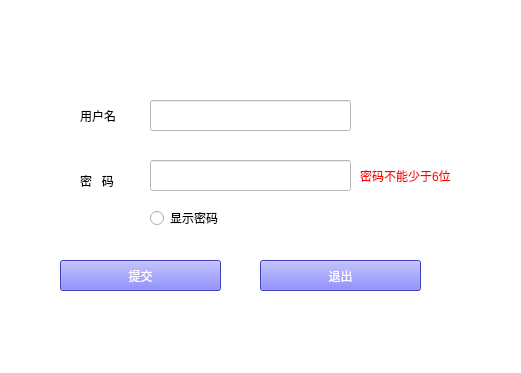
<?xml version="1.0" encoding="UTF-8"?>
<ui version="4.0">
 <class>Form</class>
 <widget class="QWidget" name="Form">
  <property name="geometry">
   <rect>
    <x>0</x>
    <y>0</y>
    <width>521</width>
    <height>373</height>
   </rect>
  </property>
  <property name="windowTitle">
   <string>Form</string>
  </property>
  <property name="styleSheet">
   <string notr="true">background-color: rgb(255, 255, 255);</string>
  </property>
  <widget class="QPushButton" name="r_save">
   <property name="geometry">
    <rect>
     <x>60</x>
     <y>260</y>
     <width>161</width>
     <height>31</height>
    </rect>
   </property>
   <property name="styleSheet">
    <string notr="true">background-color: rgb(85, 85, 255);
color: rgb(255, 255, 255);
font: 14pt &quot;Algerian&quot;;</string>
   </property>
   <property name="text">
    <string>提交</string>
   </property>
  </widget>
  <widget class="QLineEdit" name="r_name">
   <property name="geometry">
    <rect>
     <x>150</x>
     <y>100</y>
     <width>201</width>
     <height>31</height>
    </rect>
   </property>
   <property name="placeholderText">
    <string/>
   </property>
  </widget>
  <widget class="QLineEdit" name="r_passWord">
   <property name="geometry">
    <rect>
     <x>150</x>
     <y>160</y>
     <width>201</width>
     <height>31</height>
    </rect>
   </property>
   <property name="echoMode">
    <enum>QLineEdit::Password</enum>
   </property>
   <property name="placeholderText">
    <string/>
   </property>
  </widget>
  <widget class="QLabel" name="label">
   <property name="geometry">
    <rect>
     <x>80</x>
     <y>100</y>
     <width>61</width>
     <height>31</height>
    </rect>
   </property>
   <property name="styleSheet">
    <string notr="true">font: 14pt &quot;Algerian&quot;;</string>
   </property>
   <property name="text">
    <string>用户名</string>
   </property>
  </widget>
  <widget class="QLabel" name="label_2">
   <property name="geometry">
    <rect>
     <x>80</x>
     <y>170</y>
     <width>61</width>
     <height>21</height>
    </rect>
   </property>
   <property name="styleSheet">
    <string notr="true">font: 14pt &quot;Algerian&quot;;</string>
   </property>
   <property name="text">
    <string>密   码</string>
   </property>
  </widget>
  <widget class="QLabel" name="label_3">
   <property name="geometry">
    <rect>
     <x>360</x>
     <y>160</y>
     <width>101</width>
     <height>31</height>
    </rect>
   </property>
   <property name="styleSheet">
    <string notr="true">color: rgb(255, 0, 0);</string>
   </property>
   <property name="text">
    <string>密码不能少于6位</string>
   </property>
  </widget>
  <widget class="QRadioButton" name="rB_pwd">
   <property name="geometry">
    <rect>
     <x>150</x>
     <y>210</y>
     <width>89</width>
     <height>16</height>
    </rect>
   </property>
   <property name="text">
    <string>显示密码</string>
   </property>
  </widget>
  <widget class="QPushButton" name="r_exit">
   <property name="geometry">
    <rect>
     <x>260</x>
     <y>260</y>
     <width>161</width>
     <height>31</height>
    </rect>
   </property>
   <property name="styleSheet">
    <string notr="true">background-color: rgb(85, 85, 255);
color: rgb(255, 255, 255);
font: 14pt &quot;Algerian&quot;;</string>
   </property>
   <property name="text">
    <string>退出</string>
   </property>
  </widget>
 </widget>
 <resources/>
 <connections>
  <connection>
   <sender>r_save</sender>
   <signal>clicked()</signal>
   <receiver>Form</receiver>
   <slot>addUser()</slot>
   <hints>
    <hint type="sourcelabel">
     <x>153</x>
     <y>270</y>
    </hint>
    <hint type="destinationlabel">
     <x>231</x>
     <y>283</y>
    </hint>
   </hints>
  </connection>
  <connection>
   <sender>r_passWord</sender>
   <signal>cursorPositionChanged(int,int)</signal>
   <receiver>label_3</receiver>
   <slot>clear()</slot>
   <hints>
    <hint type="sourcelabel">
     <x>307</x>
     <y>173</y>
    </hint>
    <hint type="destinationlabel">
     <x>365</x>
     <y>174</y>
    </hint>
   </hints>
  </connection>
  <connection>
   <sender>rB_pwd</sender>
   <signal>clicked()</signal>
   <receiver>rB_pwd</receiver>
   <slot>click()</slot>
   <hints>
    <hint type="sourcelabel">
     <x>155</x>
     <y>218</y>
    </hint>
    <hint type="destinationlabel">
     <x>155</x>
     <y>214</y>
    </hint>
   </hints>
  </connection>
  <connection>
   <sender>r_exit</sender>
   <signal>clicked()</signal>
   <receiver>Form</receiver>
   <slot>register_exit()</slot>
   <hints>
    <hint type="sourcelabel">
     <x>404</x>
     <y>276</y>
    </hint>
    <hint type="destinationlabel">
     <x>431</x>
     <y>277</y>
    </hint>
   </hints>
  </connection>
 </connections>
 <slots>
  <slot>addUser()</slot>
  <slot>register_exit()</slot>
 </slots>
</ui>
